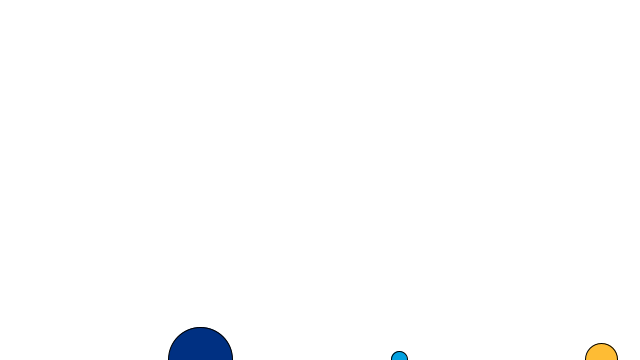
Frame 1 (no input)
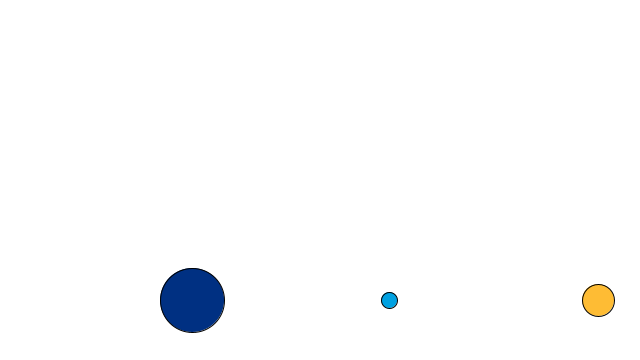
Frame 60 (the mouse pressed at the canvas centre just before this capture)
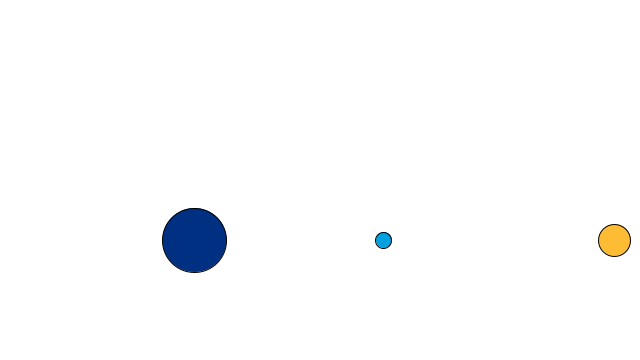
Frame 120 (the mouse held since frame 60 and released just before this capture)

The Processing sketch that drew these frames (run headless with seeded random() and noise(); from frame 60 on, the mouse is pressed at the canvas centre):

// Processing sketch: sketch_8_4
// ── sketch_8_4.pde
Bubble b1;
Bubble b2;
Bubble b3;

// try and give the bubbles an x, a y, a size
// and a color

void setup() {
  size(640, 360);
  b1 = new Bubble(200, 360, 64, color(#003082));
  b2 = new Bubble(400, 360, 16, color(#00a1e1));
  b3 = new Bubble(600, 360, 32, color(#febc34));
}

void draw() {
  background(255);
  b1.ascend();
  b1.display();
  b1.top();

  b2.ascend();
  b2.display();
  b2.top();

  b3.ascend();
  b3.display();
  b3.top();
}
// ── Bubble.pde
class Bubble {

  float x;
  float y;
  float diameter;
  color hue;

  Bubble(float tempX, float tempY, float tempD, color tempC) {
    //x = width/2;
    //y = height;
    x = tempX;
    y = tempY;
    diameter = tempD;
    hue = tempC;
  }

  /* We can't make diameter an argument to the Bubble
   constructor because we want to use it down below in
   display and since they are local variables that are
   only available to each individual code block, we
   have to use an assignment op to make one local var
   equal to another 
   
   TL;DR adding diameter as a constructor argument
   would mean you couldn't use it again further down
   */

  void ascend() {
    y--;
    x = x + random(-2, 2);
  }

  void display() {
    stroke(0);
    fill(hue);
    ellipse(x, y, diameter, diameter);
  }

  void top() {
    if (y < diameter/2) {
      y = diameter/2;
    }
  }
}
